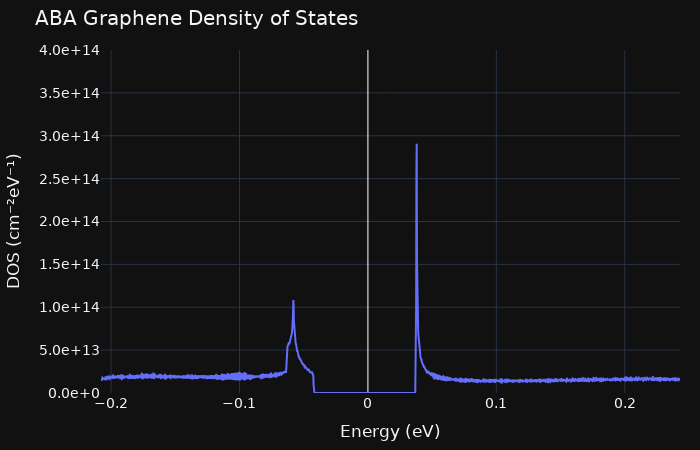

Write notebook code for a chart like this one.
### Markdown cell above
## e) Density of States approximation

### Code cell
zmin = float(np.nanmin([Z2, Z3]))
zmax = float(np.nanmax([Z2, Z3]))

# ========================================================================


def compute_dos(Z2, Z3, *, Emin=None, Emax=None, nE=2000, sigma=None):
    """
    Refernce: http://large.stanford.edu/courses/2008/ph373/laughlin2/
    Calculated via cumulative state counting + finite-difference derivative.
    """

    # Flatten all energies from both bands
    energies = np.concatenate([Z2.ravel(), Z3.ravel()])
    energies = energies[np.isfinite(energies)]
    energies.sort()

    if Emin is None:
        Emin = energies.min()
    if Emax is None:
        Emax = energies.max()

    # Energy grid
    E_grid = np.linspace(Emin, Emax, nE)
    dE = E_grid[1] - E_grid[0]

    # Cumulative counts: N(E) = # of states with energy <= E
    # searchsorted is O(nE log N_states) and vectorized
    cum_counts = np.searchsorted(energies, E_grid, side="right").astype(float)

    # DOS = dN/dE via finite differences
    DOS = np.empty_like(E_grid)

    # central differences for interior points
    DOS[1:-1] = (cum_counts[2:] - cum_counts[:-2]) / (2 * dE)

    # one-sided differences at the ends
    DOS[0] = (cum_counts[1] - cum_counts[0]) / dE
    DOS[-1] = (cum_counts[-1] - cum_counts[-2]) / dE

    # Convert to physical units, same as before
    # area of each dk pixel in (1/cm^2) units, then DOS in cm^-2 eV^-1
    area = (2 * dk / N / (2 * pi))**2  # area per k-square
    prefactor = area * 1e16            # to cm⁻²
    DOS *= prefactor                   # counts/energy * area → cm⁻²·eV⁻¹

    return E_grid, DOS

E_grid, DOS = compute_dos(Z2, Z3, Emin=zmin*0.5, Emax=zmax*0.5)

fig = go.Figure()

fig.add_trace(go.Scatter(
    x=E_grid,
    y=DOS,
    mode="lines",
    line=dict(width=2),
    name="DOS",
    hovertemplate="E = %{x:.3f} eV<br>DOS = %{y:.3e} cm⁻²·eV⁻¹<extra></extra>"
))

fig.update_layout(
    template="plotly_dark",
    title="ABC Graphene Density of States",
    font=dict(family="DejaVu Sans", size=14),
    xaxis_title="Energy (eV)",
    yaxis_title="DOS (cm⁻²eV⁻¹)",
    xaxis=dict(
        zeroline=True,
        zerolinewidth=1,
        zerolinecolor="white"
    ),
    yaxis=dict(
        range=[0, 4e14],
        tickformat=".1e",
        zeroline=False
    ),
    width=700,
    height=450,
    margin=dict(l=60, r=20, t=50, b=50),
)


fig.show(config=dict(displayModeBar=False))

### Figure 1 — Plotly figure (JSON) as saved in the notebook; plotly's stock layout.template omitted (floating-point values rounded to 4 significant figures; data arrays with more than 128 entries replaced by an {"elided": "..."} marker saying what was removed)
{"data": [{"hovertemplate": "E = %{x:.3f} eV<br>DOS = %{y:.3e} cm⁻²·eV⁻¹<extra></extra>", "line": {"width": 2}, "mode": "lines", "name": "DOS", "type": "scatter", "x": {"elided": "2000 float values"}, "y": {"elided": "2000 float values"}}], "layout": {"font": {"family": "DejaVu Sans", "size": 14}, "height": 450, "margin": {"b": 50, "l": 60, "r": 20, "t": 50}, "title": {"text": "ABA Graphene Density of States"}, "width": 700, "xaxis": {"title": {"text": "Energy (eV)"}, "zeroline": true, "zerolinecolor": "white", "zerolinewidth": 1}, "yaxis": {"range": [0, 400000000000000], "tickformat": ".1e", "title": {"text": "DOS (cm⁻²eV⁻¹)"}, "zeroline": false}}}
